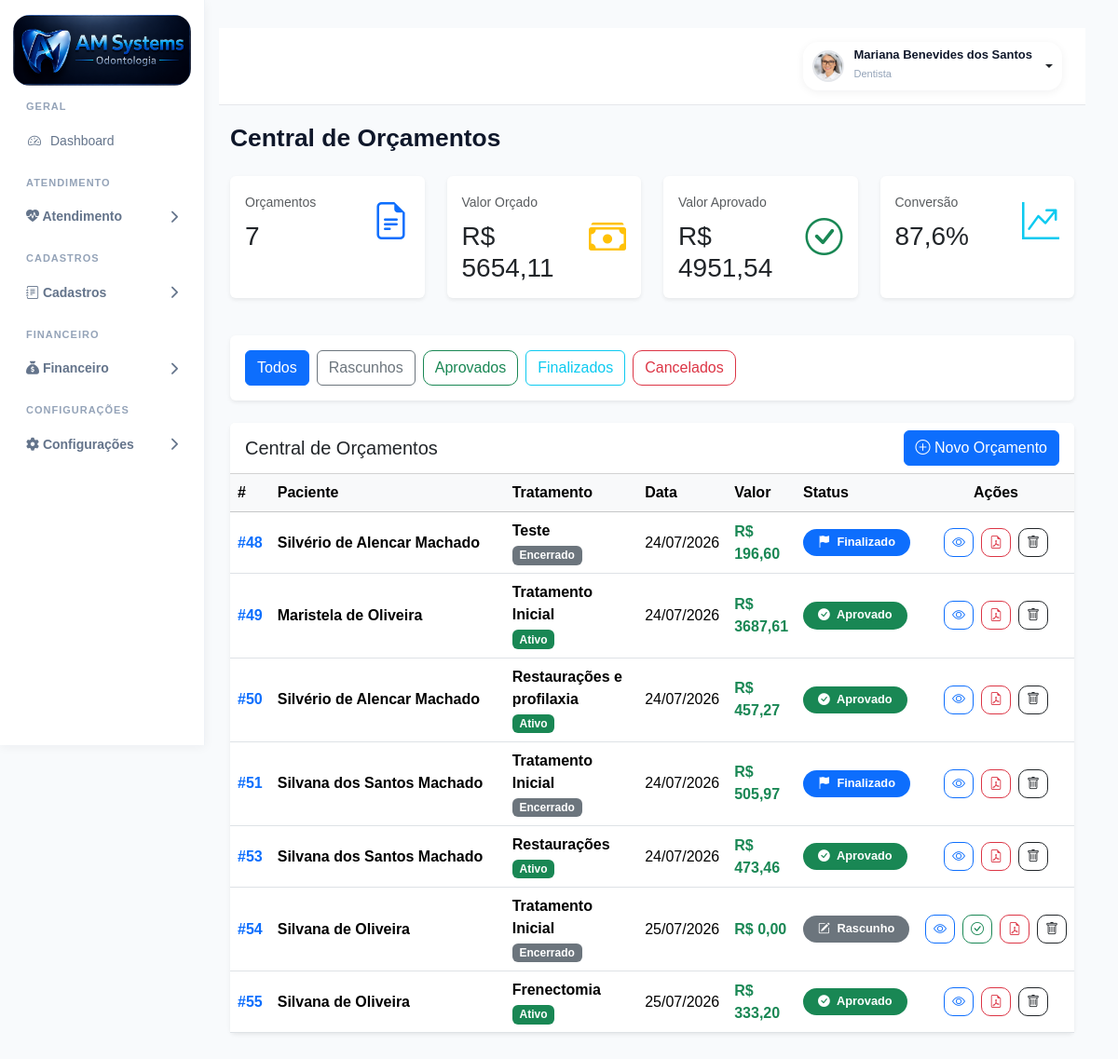
Page /orcamentos/central/ (signed in) on the earlier database version.
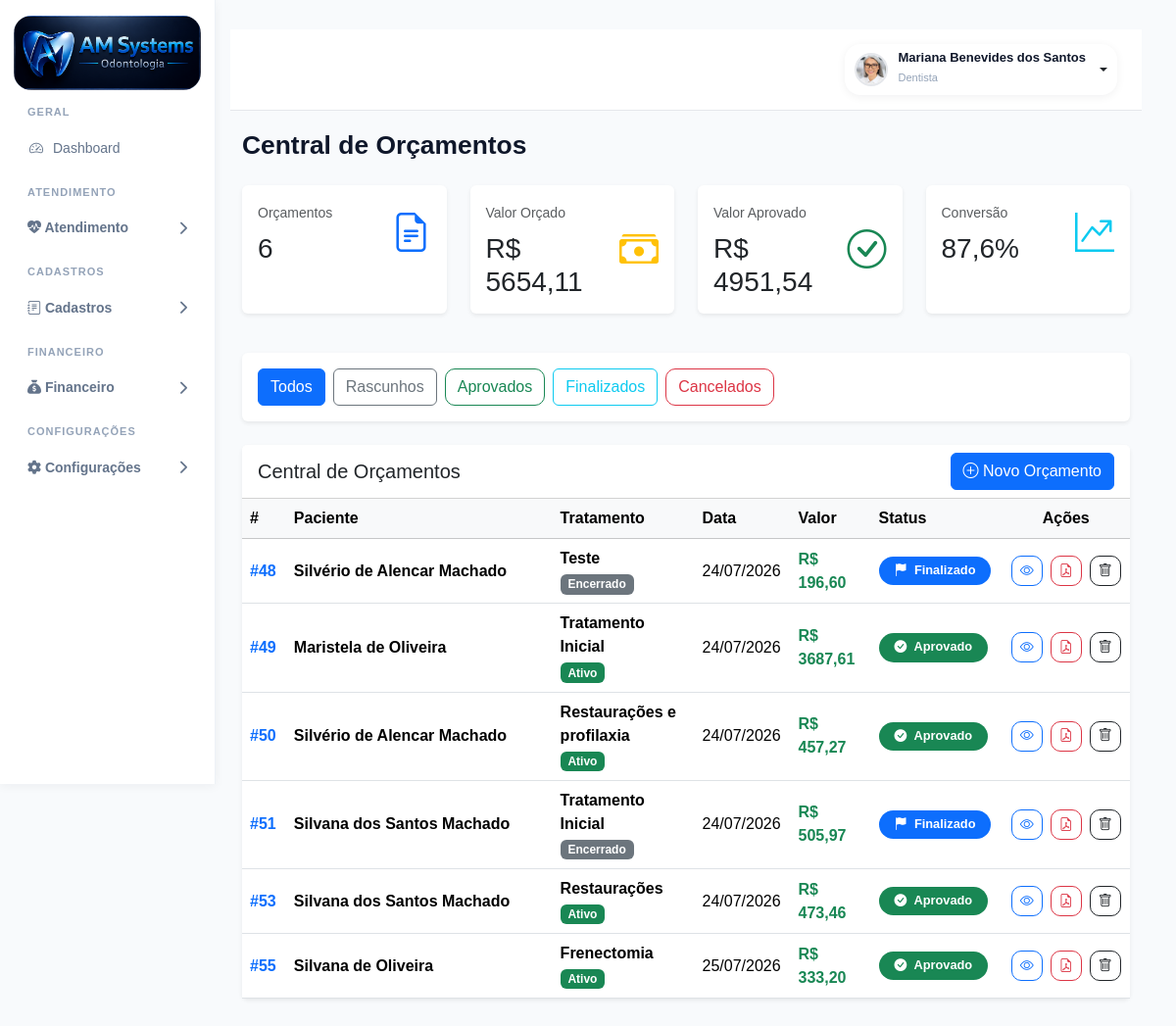
Same page on the later database version.
### accounts/models.py (models this page shows, shortened)
class Orcamento(models.Model):
    paciente = models.ForeignKey(
        Paciente,
        on_delete=models.CASCADE,
        related_name="orcamentos"
    )
    tratamento = models.ForeignKey(
        Tratamento,
        on_delete=models.CASCADE,
        related_name="orcamentos",
        null=True,
        blank=True
    )
    STATUS_CHOICES = (
        ("rascunho", "Rascunho"),
        ("aprovado", "Aprovado"),
        ("em_execucao", "Em Execução"),
        ("finalizado", "Finalizado"),
        ("cancelado", "Cancelado"),
    )
    status = models.CharField(
        max_length=20,
        choices=STATUS_CHOICES,
        default="rascunho"
    )
    desconto = models.DecimalField(
        "Desconto",
        max_digits=10,
        decimal_places=2,
        default=0
    )
    acrescimo = models.DecimalField(
        "Acréscimo",
        max_digits=10,
        decimal_places=2,
        default=0
    )
    entrada = models.DecimalField(
        max_digits=10,
        decimal_places=2,
        default=0
    )
    parcelas = models.PositiveIntegerField(
        default=1
    )
    FORMA_PAGAMENTO = (
        ("dinheiro", "Dinheiro"),
        ("pix", "PIX"),
        ("debito", "Cartão Débito"),
        ("credito", "Cartão Crédito"),
        ("boleto", "Boleto"),
    )
    forma_pagamento = models.CharField(
        max_length=20,
        choices=FORMA_PAGAMENTO,
        default="pix"
    )
    observacoes = models.TextField(
        blank=True,
        null=True
    )
    criado_em = models.DateTimeField(
        auto_now_add=True
    )
    @property
    def subtotal(self):
        return sum(
            (
                item.total
                for item in self.itens.all()
            ),
            Decimal("0.00")
        )
    @property
    def valor_desconto(self):
        valor = (
            self.subtotal *
            (self.desconto or Decimal("0.00"))
        ) / Decimal("100")
        return valor.quantize(
            Decimal("0.01"),
            rounding=ROUND_HALF_UP
        )
    @property
    def valor_acrescimo(self):
        valor = (
            self.subtotal *
            (self.acrescimo or Decimal("0.00"))
        ) / Decimal("100")
        return valor.quantize(
            Decimal("0.01"),
            rounding=ROUND_HALF_UP
        )
    @property
    def total(self):
        total = (
            self.subtotal
            - self.valor_desconto
            + self.valor_acrescimo
        )
        return max(
            total,
            Decimal("0.00")
        ).quantize(
            Decimal("0.01"),
            rounding=ROUND_HALF_UP
        )

class Paciente(models.Model):
    foto = models.ImageField(
        upload_to='pacientes/',
        blank=True,
        null=True
    )
    nome = models.CharField(
        max_length=200
    )
    cpf = models.CharField(
        max_length=14,
        blank=True,
        null=True
    )
    rg = models.CharField(
        max_length=20,
        blank=True,
        null=True
    )
    nascimento = models.DateField(
        blank=True,
        null=True
    )
    genero = models.CharField(
        max_length=20,
        blank=True,
        null=True
    )
    estado_civil = models.CharField(
        max_length=30,
        blank=True,
        null=True
    )
    profissao = models.CharField(
        max_length=100,
        blank=True,
        null=True
    )
    telefone = models.CharField(
        "Telefone",
        max_length=20,
        blank=True,
        null=True,
    )
    whatsapp = models.CharField(
        "WhatsApp",
        max_length=20,
        blank=True,
        null=True,
    )
    email = models.EmailField(
        "E-mail",
        blank=True,
        null=True,
    )
    cep = models.CharField(
        "CEP",
        max_length=10,
        blank=True,
        null=True,
    )
    endereco = models.CharField(
        "Endereço",
        max_length=255,
        blank=True,
        null=True,
    )
    numero = models.CharField(
        "Número",
        max_length=20,
        blank=True,
        null=True,
    )
    complemento = models.CharField(
        "Complemento",
        max_length=100,
        blank=True,
        null=True,
    )
    bairro = models.CharField(
        "Bairro",
        max_length=100,
        blank=True,
        null=True,
    )
    cidade = models.CharField(
        "Cidade",
        max_length=100,
        blank=True,
        null=True,
        db_index=True,
    )
    estado = models.CharField(
        "UF",
        max_length=2,
        blank=True,
        null=True,
    )
    convenio = models.CharField(
        "Convênio",
        max_length=100,
        blank=True,
        null=True,
    )
    carteirinha = models.CharField(
        "Carteirinha",
        max_length=100,
        blank=True,
        null=True,
    )
    alergias = models.TextField(
        "Alergias",
        blank=True,
        null=True,
    )
    medicamentos = models.TextField(
        "Medicamentos em uso",
        blank=True,
        null=True,
    )
    observacoes = models.TextField(
        "Observações",
        blank=True,
        null=True,
    )
    responsavel = models.CharField(
        "Responsável",
        max_length=200,
        blank=True,
        null=True,
    )
    cpf_responsavel = models.CharField(
        "CPF do Responsável",
        max_length=14,
        blank=True,
        null=True,
    )
    telefone_responsavel = models.CharField(
        "Telefone do Responsável",
        max_length=20,
        blank=True,
        null=True,
    )
    dentista = models.ForeignKey(
        User,
        verbose_name="Dentista Responsável",
        on_delete=models.SET_NULL,
        null=True,
        blank=True,
        related_name="pacientes_responsavel",
    )
    ativo = models.BooleanField(
        default=True,
    )
    criado_em = models.DateTimeField(
        auto_now_add=True,
    )
    atualizado_em = models.DateTimeField(
        auto_now=True,
    )

class Tratamento(models.Model):
    STATUS_CHOICES = [
        ("ATIVO", "Ativo"),
        ("ENCERRADO", "Encerrado"),
    ]
    paciente = models.ForeignKey(
        "Paciente",
        on_delete=models.CASCADE,
        related_name="tratamentos"
    )
    dentista = models.ForeignKey(
        User,
        on_delete=models.SET_NULL,
        null=True,
        blank=True,
        related_name="pacientes"
    )
    titulo = models.CharField(
        "Título",
        max_length=150,
        default="Tratamento Inicial"
    )
    status = models.CharField(
        "Status",
        max_length=15,
        choices=STATUS_CHOICES,
        default="ATIVO"
    )
    data_inicio = models.DateField(
        "Data de início",
        default=timezone.now
    )
    data_encerramento = models.DateField(
        "Data de encerramento",
        null=True,
        blank=True
    )
    observacoes = models.TextField(
        "Observações",
        blank=True
    )
    criado_em = models.DateTimeField(
        auto_now_add=True
    )
    atualizado_em = models.DateTimeField(
        auto_now=True
    )
    class Meta:
        verbose_name = "Tratamento"
        verbose_name_plural = "Tratamentos"
        ordering = ["-criado_em"]

class ItemOrcamento(models.Model):
    STATUS_CHOICES = (
        ('existente', 'Existente'),
        ('planejado', 'Planejado'),
        ('andamento', 'Em Andamento'),
        ('realizado', 'Realizado'),
        ('cancelado', 'Cancelado'),
    )
    orcamento = models.ForeignKey(
        Orcamento,
        on_delete=models.CASCADE,
        related_name='itens'
    )
    procedimento = models.ForeignKey(
        Procedimento,
        on_delete=models.SET_NULL,
        null=True
    )
    tipo_local = models.CharField(
        max_length=20,
        choices=TIPO_LOCAL,
        default='dente'
    )
    dente = models.CharField(
        max_length=10,
        blank=True,
        null=True
    )
    face = models.CharField(
        max_length=10,
        blank=True,
        null=True
    )
    posicao_icone = models.CharField(
        max_length=20,
        blank=True,
        null=True,
        choices=Procedimento.POSICOES
    )
    hemi_arcada = models.CharField(
        max_length=20,
        choices=HEMI_CHOICES,
        blank=True,
        null=True
    )
    quantidade = models.IntegerField(
        default=1
    )
    valor_unitario = models.DecimalField(
        max_digits=10,
        decimal_places=2,
        default=0
    )
    status = models.CharField(
        max_length=20,
        choices=STATUS_CHOICES,
        default='planejado'
    )
    @property
    def total(self):
        return self.quantidade * self.valor_unitario

### accounts/views.py (the view)
def central_orcamentos(request):
    status = request.GET.get('status')
    orcamentos = Orcamento.objects.all()
    if status:
        orcamentos = orcamentos.filter(status=status)
    total_orcamentos = Orcamento.objects.count()
    valor_total = 0
    valor_aprovado = 0
    for orcamento in Orcamento.objects.all():
        valor_total += orcamento.total
        if orcamento.status == 'aprovado':
            valor_aprovado += orcamento.total
    percentual_conversao = 0
    if valor_total > 0:
        percentual_conversao = round(
            (valor_aprovado / valor_total) * 100,
            1
        )
    rascunhos = Orcamento.objects.filter(
        status='rascunho'
    ).count()
    aprovados = Orcamento.objects.filter(
        status='aprovado'
    ).count()
    finalizados = Orcamento.objects.filter(
        status='finalizado'
    ).count()
    cancelados = Orcamento.objects.filter(
        status='cancelado'
    ).count()
    context = {
        'orcamentos': orcamentos,
        'status': status,
        'total_orcamentos': total_orcamentos,
        'valor_total': valor_total,
        'valor_aprovado': valor_aprovado,
        'percentual_conversao': percentual_conversao,
        'rascunhos': rascunhos,
        'aprovados': aprovados,
        'finalizados': finalizados,
        'cancelados': cancelados,
    }
    return render(
        request,
        'accounts/central_orcamentos.html',
        context
    )

### accounts/permissions.py (called while the page is built)
def tem_permissao(usuario, codigo_modulo, acao="visualizar"):
    if not usuario.is_authenticated:
        return False
    if usuario.is_superuser:
        return True
    if not hasattr(usuario, "perfil"):
        return False
    perfil = usuario.perfil.perfil_acesso
    if perfil is None:
        return False
    if perfil.nome == "Administrador":
        return True
    try:
        modulo = Modulo.objects.get(
            codigo=codigo_modulo.lower(),
            ativo=True
        )
    except Modulo.DoesNotExist:
        return False
    try:
        permissao = Permissao.objects.get(
            perfil=perfil,
            modulo=modulo
        )
    except Permissao.DoesNotExist:
        return False
    if not hasattr(permissao, acao):
        return False
    return getattr(permissao, acao)

### accounts/templatetags/permissions_tags.py (called while the page is built)
@register.simple_tag
def possui_permissao(user, modulo, acao="visualizar"):
    print(
        "TAG:",
        user.username,
        modulo,
        acao
    )
    from accounts.permissions import tem_permissao
    resultado = tem_permissao(user, modulo, acao)
    print("RESULTADO:", resultado)
    return resultado

### accounts/templates/accounts/central_orcamentos.html (shortened to what the changed rows need)
{% extends 'accounts/base.html' %}
{% block content %}
<div class="container-fluid">
    <div class="d-flex justify-content-between align-items-center mb-4">
        <h1 class="page-title">
            Central de Orçamentos
        </h1>
    </div>
    <div class="row mb-4">
        <div class="col-md-3 mb-3">
            <div class="card border-0 shadow-sm h-100">
                <div class="card-body">
                    <div class="d-flex justify-content-between align-items-center">
                        <div>
                            <small class="text-muted">
                                Orçamentos
                            </small>
                            <h3 class="mb-0 mt-2">
                                {{ total_orcamentos }}
                            </h3>
                        </div>
                    </div>
                </div>
            </div>
        </div>
    </div>
    <div class="card border-0 shadow-sm">
        <div class="card-body p-0">
            <div class="table-responsive">
                <table class="table align-middle mb-0">
        <thead class="table-light">
        <tr>
            <th style="width:70px;">#</th>
            <th style="width:30%;">Paciente</th>
            <th style="width:16%;">Tratamento</th>
            <th style="width:120px;">Data</th>
            <th style="width:180px;">Valor</th>
            <th style="width:170px;">Status</th>
            <th style="width:160px;" class="text-center">
                Ações
            </th>
        </tr>
    </thead>
   <tbody>
{% for orcamento in orcamentos %}
<tr>
    <td class="fw-bold text-primary">
        #{{ orcamento.id }}
    </td>
    <td>
        <div class="fw-semibold">
            {{ orcamento.paciente.nome }}
        </div>
    </td>
    <td>
        {% if orcamento.tratamento %}
            <div class="fw-semibold">
                {{ orcamento.tratamento.titulo }}
            </div>
            {% if orcamento.tratamento.status == 'ATIVO' %}
                <span class="badge bg-success mt-1">
                    Ativo
                </span>
            {% elif orcamento.tratamento.status == 'ENCERRADO' %}
                <span class="badge bg-secondary mt-1">
                    Encerrado
                </span>
            {% elif orcamento.tratamento.status == 'CANCELADO' %}
                <span class="badge bg-danger mt-1">
                    Cancelado
                </span>
            {% endif %}
        {% else %}
            <span class="text-muted">
                Sem tratamento
            </span>
        {% endif %}
    </td>
    <td>
        {{ orcamento.criado_em|date:"d/m/Y" }}
    </td>
    <td class="fw-bold text-success">
        R$ {{ orcamento.total }}
    </td>
    <td>
        {% if orcamento.status == 'rascunho' %}
            <span class="badge rounded-pill bg-secondary px-3 py-2">
                <i class="bi bi-pencil-square me-1"></i>
                Rascunho
            </span>
        {% elif orcamento.status == 'aprovado' %}
            <span class="badge rounded-pill bg-success px-3 py-2">
                <i class="bi bi-check-circle-fill me-1"></i>
                Aprovado
            </span>
        {% elif orcamento.status == 'finalizado' %}
            <span class="badge rounded-pill bg-primary px-3 py-2">
                <i class="bi bi-flag-fill me-1"></i>
                Finalizado
            </span>
        {% elif orcamento.status == 'cancelado' %}
            <span class="badge rounded-pill bg-danger px-3 py-2">
                <i class="bi bi-x-circle-fill me-1"></i>
                Cancelado
            </span>
        {% endif %}
    </td>
    <td>
        <div class="d-flex justify-content-center gap-2">
            <a href="{% url 'orcamento' orcamento.paciente.id %}"
               class="btn btn-sm btn-outline-primary"
               title="Visualizar">
                <i class="bi bi-eye"></i>
            </a>
            {% if orcamento.status == 'rascunho' %}
                <a href="{% url 'aprovar_orcamento' orcamento.id %}"
                   class="btn btn-sm btn-outline-success"
                   title="Aprovar">
                    <i class="bi bi-check-circle"></i>
                </a>
            {% endif %}
            <a href="{% url 'gerar_pdf_orcamento' orcamento.id %}"
               class="btn btn-sm btn-outline-danger"
               title="PDF">
                <i class="bi bi-file-earmark-pdf"></i>
            </a>
            <a href="{% url 'excluir_orcamento' orcamento.id %}"
               class="btn btn-sm btn-outline-dark"
               title="Excluir"
               onclick="return confirm('Deseja realmente excluir este orçamento?')">
                <i class="bi bi-trash"></i>
            </a>
        </div>
    </td>
</tr>
{% endfor %}
</tbody>
</table>
            </div>
        </div>
    </div>
</div>
{% endblock %}

Differences in the rows shown:
removed Orcamento: id "54", paciente.nome "Silvana de Oliveira", tratamento.titulo "Tratamento Inicial", shows "Encerrado", criado_em "25/07/2026", total "0,00", status "rascunho" (drawn)
Other differences:
{{ total_orcamentos }}: "7" → "6"
